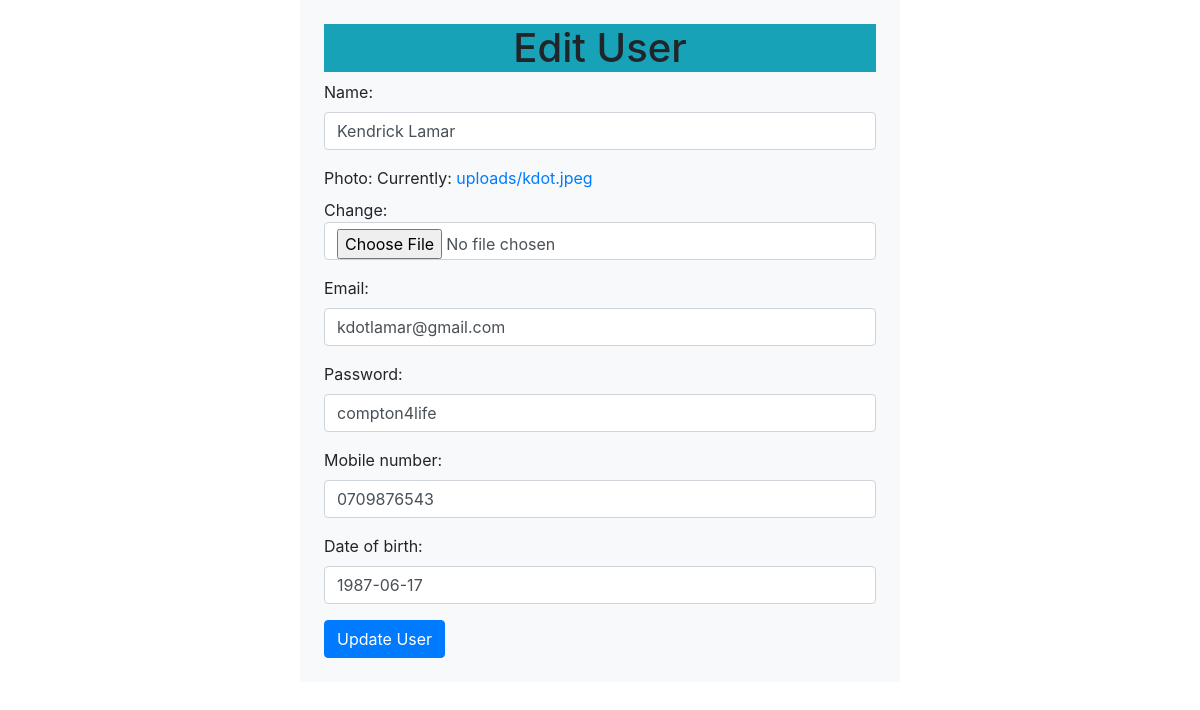
The page /Edit/1 on the database its author committed.
### gappx/models.py (models this page shows, shortened)
class User(models.Model):
    name=models.CharField(max_length=30)
    photo=models.ImageField(upload_to="uploads",default="a.png")
    email=models.EmailField(unique=True)
    password = models.CharField(max_length=100)
    mobile_number = models.CharField(max_length=15)
    date_of_birth = models.DateField()

### gappx/views.py (the view)
# urls.py: path('Edit/<id>', views.EditUser),
def EditUser(request,id=None):
    one_rec=User.objects.get(pk=id)
    form=UserForm(request.POST or None,request.FILES or None, instance=one_rec)
    if form.is_valid():
        form.save()
        return redirect('/')
    mydict= {'form':form}
    return render(request,'Edit.html',context=mydict)

### gappx/forms.py
class UserForm(forms.ModelForm):
    class Meta:
        model=User
        fields =('name','photo','email','password','mobile_number','date_of_birth')
    def __init__(self, *args, **kwargs):
        super(UserForm, self).__init__(*args, **kwargs)
        for visible in self.visible_fields():
            visible.field.widget.attrs['class'] = 'form-control'

### gappx/templates/Edit.html (shortened to what this page needs)
<!DOCTYPE html>
<html lang="en">
<head>
    <link rel="stylesheet" href="https://cdn.jsdelivr.net/npm/bootstrap@4.6.1/dist/css/bootstrap.min.css">
</head>
<body>
<div class="w-50 m-auto p-4 bg-light">
<h1 class="text-center bg-info"> Edit User </h1>
    <form method="post" enctype="multipart/form-data">
        {{form.as_p}}
        <button type="submit" class="btn btn-primary">Update User</button>
    </form>
</div>
</body>
</html>

### rows shown on the page
User: name "Kendrick Lamar", email "kdotlamar@gmail.com", password "compton4life", mobile_number "0709876543", date_of_birth "1987-06-17"
